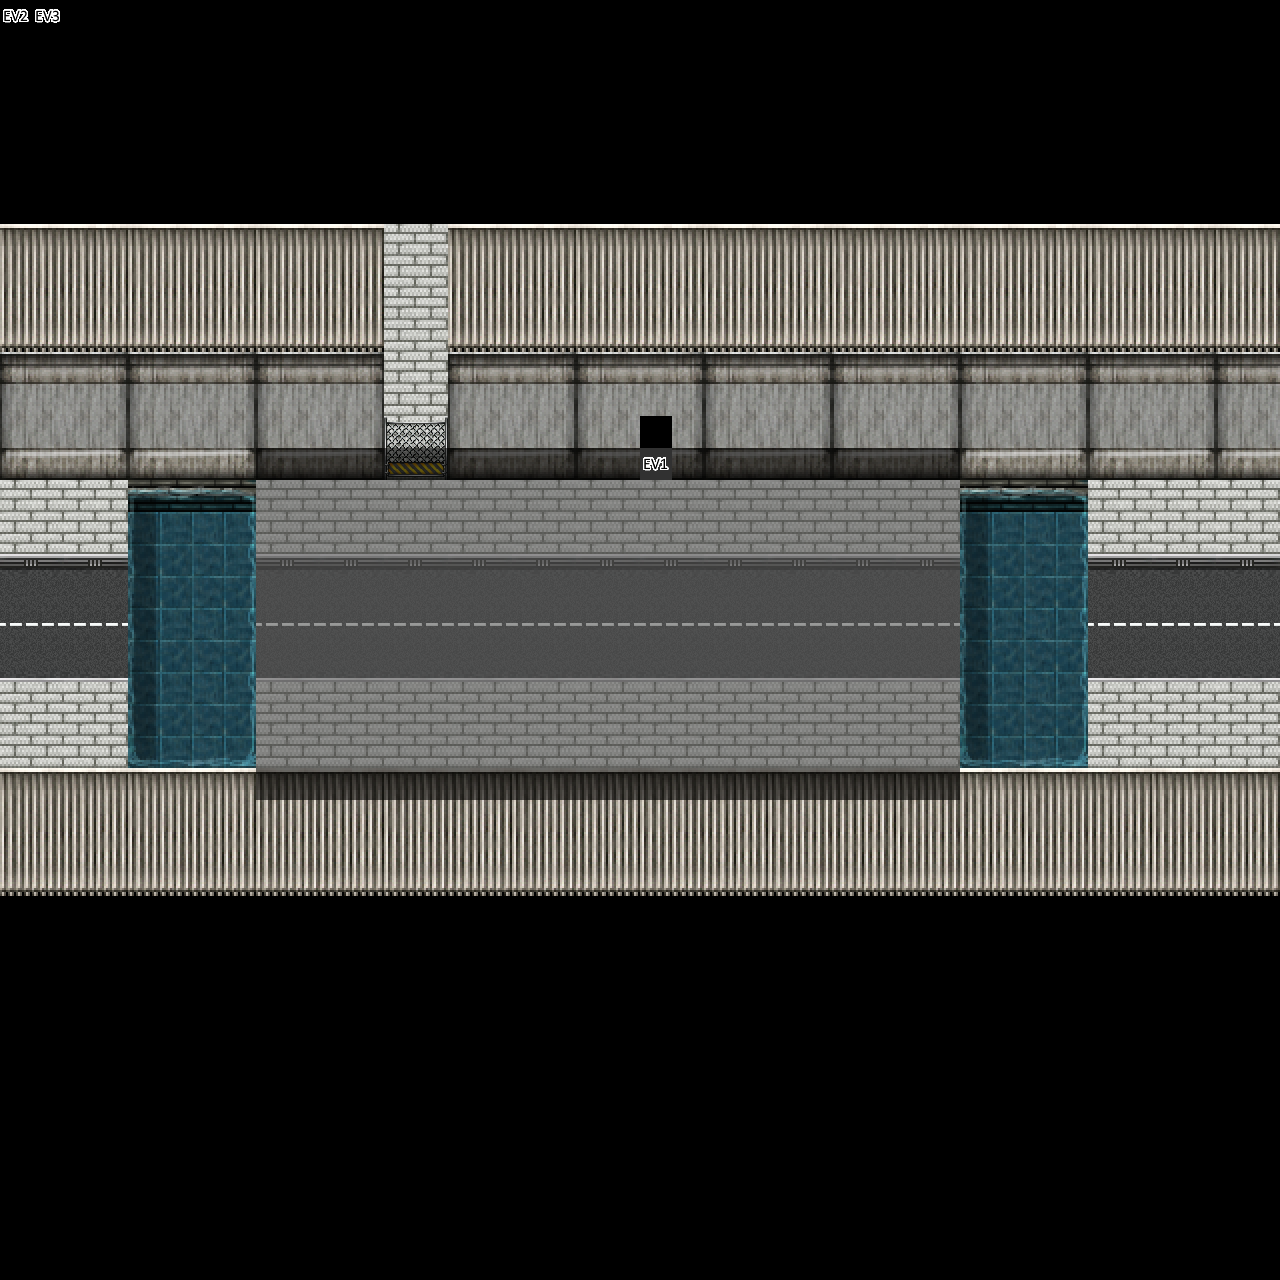

Tiled map render using the project's own tile images. Description and the map definition, with tile-layer contents summarised, below:
An orthogonal 40x40 tile map with 32x32 px tiles, 6 tile layers (bg1, bg2, fg1, fg2, ...), 12 tilesets.

<map version="1.0" tiledversion="1.0.1" orientation="orthogonal" renderorder="right-down" width="40" height="40" tilewidth="32" tileheight="32" nextobjectid="1">
 <tileset firstgid="1" name="info" tilewidth="32" tileheight="32" tilecount="20" columns="10">
  <image source="infotileset.png" width="320" height="64" />
  <tile id="0">
   <properties>
    <property name="event">IFC
   FILTER 0 0 0 1
   SOUND "door" P
   PAUSE 0.5
   SHAKE 0
   SOUND OFF
   CHGMAP "maison"
END</property>
   </properties>
  </tile>
  <tile id="1">
   <properties>
    <property name="event">
    FILTER 0 0 0 1 0
    MVPLAYER 15 18
	SAY "?"
	SHAKE 0.01
	SOUND "music" R
	FILTER OFF 0.5
	PAUSE 0.5</property>
   </properties>
  </tile>
  <tile id="2">
   <properties>
    <property name="event">MVPLAYER 20 15
SOUND "door" P
SOUND "music" R
SHAKE 0.01
FILTER OFF
PAUSE 0.5</property>
   </properties>
  </tile>
 </tileset>
 <tileset firstgid="21" name="type" tilewidth="32" tileheight="32" tilecount="2" columns="2">
  <image source="typetilseset.png" width="64" height="32" />
  <tile id="0">
   <properties>
    <property name="type" type="int" value="1" />
   </properties>
  </tile>
  <tile id="1">
   <properties>
    <property name="type" type="int" value="2" />
   </properties>
  </tile>
 </tileset>
 <tileset firstgid="23" name="free_tileset_version_10" tilewidth="32" tileheight="32" tilecount="570" columns="15">
  <image source="../tilesets/free_tileset_version_10.png" width="480" height="1216" />
 </tileset>
 <tileset firstgid="593" name="Futuristic_A5" tilewidth="32" tileheight="32" tilecount="128" columns="8">
  <image source="../tilesets/Futuristic_A5.png" width="256" height="512" />
 </tileset>
 <tileset firstgid="721" name="Futuristic_A2_2" tilewidth="32" tileheight="32" tilecount="768" columns="32">
  <image source="../tilesets/Futuristic_A2_2.png" width="1024" height="768" />
 </tileset>
 <tileset firstgid="1489" name="Futuristic_A3_2" tilewidth="32" tileheight="32" tilecount="512" columns="32">
  <image source="../tilesets/Futuristic_A3_2.png" width="1024" height="512" />
 </tileset>
 <tileset firstgid="2001" name="Futuristic_A4_2" tilewidth="32" tileheight="32" tilecount="960" columns="32">
  <image source="../tilesets/Futuristic_A4_2.png" width="1024" height="960" />
 </tileset>
 <tileset firstgid="2961" name="Futuristic_A1_2" tilewidth="32" tileheight="32" tilecount="768" columns="32">
  <image source="../tilesets/Futuristic_A1_2.png" width="1024" height="768" />
 </tileset>
 <tileset firstgid="3729" name="Futuristic_TileB" tilewidth="32" tileheight="32" tilecount="256" columns="16">
  <image source="../tilesets/Futuristic_TileB.png" width="512" height="512" />
 </tileset>
 <tileset firstgid="3985" name="Futuristic_TileC" tilewidth="32" tileheight="32" tilecount="256" columns="16">
  <image source="../tilesets/Futuristic_TileC.png" width="512" height="512" />
 </tileset>
 <tileset firstgid="4241" name="Futuristic_TileD" tilewidth="32" tileheight="32" tilecount="256" columns="16">
  <image source="../tilesets/Futuristic_TileD.png" width="512" height="512" />
 </tileset>
 <tileset firstgid="4497" name="!doors2" tilewidth="32" tileheight="32" tilecount="144" columns="12">
  <image source="../tilesets/!doors2.png" width="384" height="384" />
 </tileset>
 <layer name="bg1" width="40" height="40">
  <data>[1600 cells, 840 non-empty, 58 distinct tile ids]</data>
 </layer>
 <layer name="bg2" width="40" height="40">
  <data>[1600 cells, 6 non-empty, 5 distinct tile ids]</data>
 </layer>
 <layer name="fg1" width="40" height="40">
  <data>[1600 cells, 0 non-empty, 0 distinct tile ids]</data>
 </layer>
 <layer name="fg2" width="40" height="40">
  <data>[1600 cells, 0 non-empty, 0 distinct tile ids]</data>
 </layer>
 <layer name="type" width="40" height="40" opacity="0.59">
  <data>[1600 cells, 243 non-empty, 2 distinct tile ids]</data>
 </layer>
 <layer name="info" width="40" height="40">
  <data>[1600 cells, 3 non-empty, 3 distinct tile ids]</data>
 </layer>
</map>
